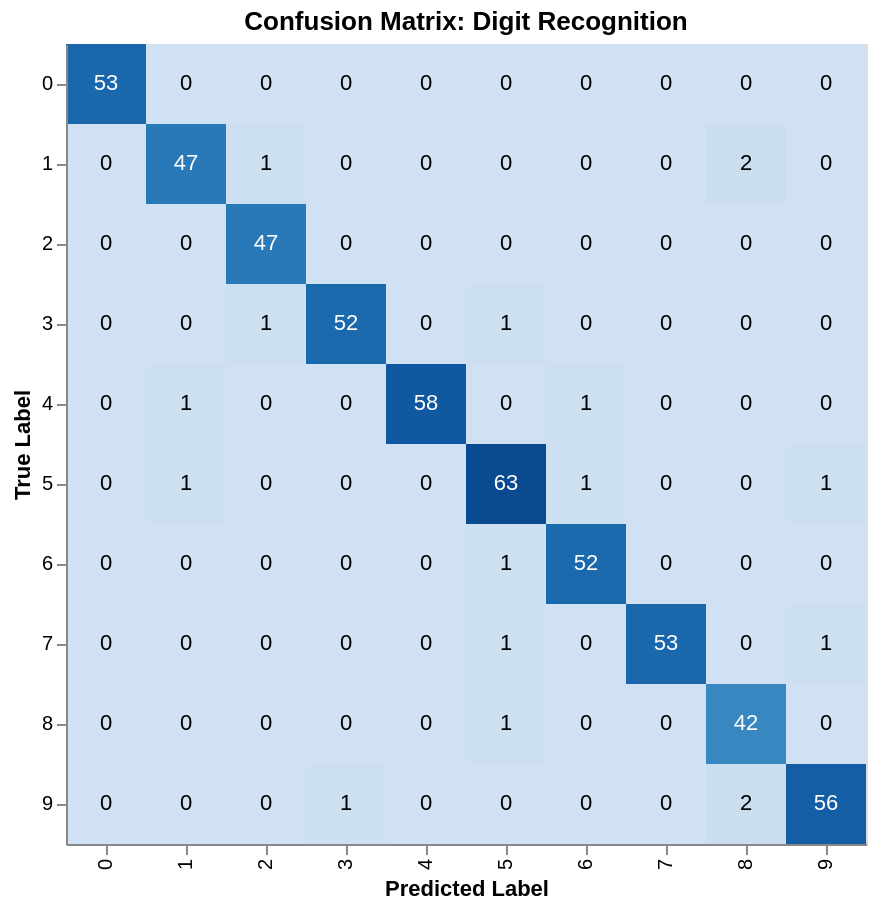

The notebook cell this image was saved under:
### Code cell
X, y = digits.data, digits.target
X_train, X_test, y_train, y_test = train_test_split(X, y, test_size=0.3, random_state=42)

clf = LogisticRegression(max_iter=10000).fit(X_train, y_train)
y_pred = clf.predict(X_test)
y_probs = clf.predict_proba(X_test)

print(f"Accuracy: {metrics.accuracy_score(y_test, y_pred):.4f}")

# Altair Confusion Matrix
cm = metrics.confusion_matrix(y_test, y_pred)
cm_df = pd.DataFrame(cm).stack().reset_index()
cm_df.columns = ['true_label', 'predicted_label', 'count']

base = alt.Chart(cm_df).mark_rect().encode(
    x=alt.X('predicted_label:O', title='Predicted Label'),
    y=alt.Y('true_label:O', title='True Label'),
    color=alt.Color('count:Q', scale=alt.Scale(scheme='blues'), legend=None)
).properties(width=400, height=400, title='Confusion Matrix: Digit Recognition')

threshold = int(cm.max()) / 2
text = base.mark_text(baseline='middle').encode(
    text='count:Q',
    color=alt.condition(f'datum.count > {threshold}', alt.value('white'), alt.value('black'))
)
base + text

### Figure 1 — Vega-Lite specification as saved in the notebook (floating-point values rounded to 4 significant figures)
{"config": {"view": {"continuousWidth": 300, "continuousHeight": 300}}, "layer": [{"mark": {"type": "rect"}, "encoding": {"color": {"field": "count", "legend": null, "scale": {"scheme": "blues"}, "type": "quantitative"}, "x": {"field": "predicted_label", "title": "Predicted Label", "type": "ordinal"}, "y": {"field": "true_label", "title": "True Label", "type": "ordinal"}}, "title": "Confusion Matrix: Digit Recognition"}, {"mark": {"type": "text", "baseline": "middle"}, "encoding": {"color": {"condition": {"test": "datum.count > 31.5", "value": "white"}, "value": "black"}, "text": {"field": "count", "type": "quantitative"}, "x": {"field": "predicted_label", "title": "Predicted Label", "type": "ordinal"}, "y": {"field": "true_label", "title": "True Label", "type": "ordinal"}}, "title": "Confusion Matrix: Digit Recognition"}], "data": {"name": "data-3286aa9ced99be3062cbd755195a28c0"}, "height": 400, "width": 400, "$schema": "https://vega.github.io/schema/vega-lite/v5.20.1.json", "datasets": {"data-3286aa9ced99be3062cbd755195a28c0": [{"true_label": 0, "predicted_label": 0, "count": 53}, {"true_label": 0, "predicted_label": 1, "count": 0}, {"true_label": 0, "predicted_label": 2, "count": 0}, {"true_label": 0, "predicted_label": 3, "count": 0}, {"true_label": 0, "predicted_label": 4, "count": 0}, {"true_label": 0, "predicted_label": 5, "count": 0}, {"true_label": 0, "predicted_label": 6, "count": 0}, {"true_label": 0, "predicted_label": 7, "count": 0}, {"true_label": 0, "predicted_label": 8, "count": 0}, {"true_label": 0, "predicted_label": 9, "count": 0}, {"true_label": 1, "predicted_label": 0, "count": 0}, {"true_label": 1, "predicted_label": 1, "count": 47}, {"true_label": 1, "predicted_label": 2, "count": 1}, {"true_label": 1, "predicted_label": 3, "count": 0}, {"true_label": 1, "predicted_label": 4, "count": 0}, {"true_label": 1, "predicted_label": 5, "count": 0}, {"true_label": 1, "predicted_label": 6, "count": 0}, {"true_label": 1, "predicted_label": 7, "count": 0}, {"true_label": 1, "predicted_label": 8, "count": 2}, {"true_label": 1, "predicted_label": 9, "count": 0}, {"true_label": 2, "predicted_label": 0, "count": 0}, {"true_label": 2, "predicted_label": 1, "count": 0}, {"true_label": 2, "predicted_label": 2, "count": 47}, {"true_label": 2, "predicted_label": 3, "count": 0}, {"true_label": 2, "predicted_label": 4, "count": 0}, {"true_label": 2, "predicted_label": 5, "count": 0}, {"true_label": 2, "predicted_label": 6, "count": 0}, {"true_label": 2, "predicted_label": 7, "count": 0}, {"true_label": 2, "predicted_label": 8, "count": 0}, {"true_label": 2, "predicted_label": 9, "count": 0}, {"true_label": 3, "predicted_label": 0, "count": 0}, {"true_label": 3, "predicted_label": 1, "count": 0}, {"true_label": 3, "predicted_label": 2, "count": 1}, {"true_label": 3, "predicted_label": 3, "count": 52}, {"true_label": 3, "predicted_label": 4, "count": 0}, {"true_label": 3, "predicted_label": 5, "count": 1}, {"true_label": 3, "predicted_label": 6, "count": 0}, {"true_label": 3, "predicted_label": 7, "count": 0}, {"true_label": 3, "predicted_label": 8, "count": 0}, {"true_label": 3, "predicted_label": 9, "count": 0}, {"true_label": 4, "predicted_label": 0, "count": 0}, {"true_label": 4, "predicted_label": 1, "count": 1}, {"true_label": 4, "predicted_label": 2, "count": 0}, {"true_label": 4, "predicted_label": 3, "count": 0}, {"true_label": 4, "predicted_label": 4, "count": 58}, {"true_label": 4, "predicted_label": 5, "count": 0}, {"true_label": 4, "predicted_label": 6, "count": 1}, {"true_label": 4, "predicted_label": 7, "count": 0}, {"true_label": 4, "predicted_label": 8, "count": 0}, {"true_label": 4, "predicted_label": 9, "count": 0}, {"true_label": 5, "predicted_label": 0, "count": 0}, {"true_label": 5, "predicted_label": 1, "count": 1}, {"true_label": 5, "predicted_label": 2, "count": 0}, {"true_label": 5, "predicted_label": 3, "count": 0}, {"true_label": 5, "predicted_label": 4, "count": 0}, {"true_label": 5, "predicted_label": 5, "count": 63}, {"true_label": 5, "predicted_label": 6, "count": 1}, {"true_label": 5, "predicted_label": 7, "count": 0}, {"true_label": 5, "predicted_label": 8, "count": 0}, {"true_label": 5, "predicted_label": 9, "count": 1}, {"true_label": 6, "predicted_label": 0, "count": 0}, {"true_label": 6, "predicted_label": 1, "count": 0}, {"true_label": 6, "predicted_label": 2, "count": 0}, {"true_label": 6, "predicted_label": 3, "count": 0}, {"true_label": 6, "predicted_label": 4, "count": 0}, {"true_label": 6, "predicted_label": 5, "count": 1}, {"true_label": 6, "predicted_label": 6, "count": 52}, {"true_label": 6, "predicted_label": 7, "count": 0}, {"true_label": 6, "predicted_label": 8, "count": 0}, {"true_label": 6, "predicted_label": 9, "count": 0}, {"true_label": 7, "predicted_label": 0, "count": 0}, {"true_label": 7, "predicted_label": 1, "count": 0}, {"true_label": 7, "predicted_label": 2, "count": 0}, {"true_label": 7, "predicted_label": 3, "count": 0}, {"true_label": 7, "predicted_label": 4, "count": 0}, {"true_label": 7, "predicted_label": 5, "count": 1}, {"true_label": 7, "predicted_label": 6, "count": 0}, {"true_label": 7, "predicted_label": 7, "count": 53}, {"true_label": 7, "predicted_label": 8, "count": 0}, {"true_label": 7, "predicted_label": 9, "count": 1}, {"true_label": 8, "predicted_label": 0, "count": 0}, {"true_label": 8, "predicted_label": 1, "count": 0}, {"true_label": 8, "predicted_label": 2, "count": 0}, {"true_label": 8, "predicted_label": 3, "count": 0}, {"true_label": 8, "predicted_label": 4, "count": 0}, {"true_label": 8, "predicted_label": 5, "count": 1}, {"true_label": 8, "predicted_label": 6, "count": 0}, {"true_label": 8, "predicted_label": 7, "count": 0}, {"true_label": 8, "predicted_label": 8, "count": 42}, {"true_label": 8, "predicted_label": 9, "count": 0}, {"true_label": 9, "predicted_label": 0, "count": 0}, {"true_label": 9, "predicted_label": 1, "count": 0}, {"true_label": 9, "predicted_label": 2, "count": 0}, {"true_label": 9, "predicted_label": 3, "count": 1}, {"true_label": 9, "predicted_label": 4, "count": 0}, {"true_label": 9, "predicted_label": 5, "count": 0}, {"true_label": 9, "predicted_label": 6, "count": 0}, {"true_label": 9, "predicted_label": 7, "count": 0}, {"true_label": 9, "predicted_label": 8, "count": 2}, {"true_label": 9, "predicted_label": 9, "count": 56}]}}
